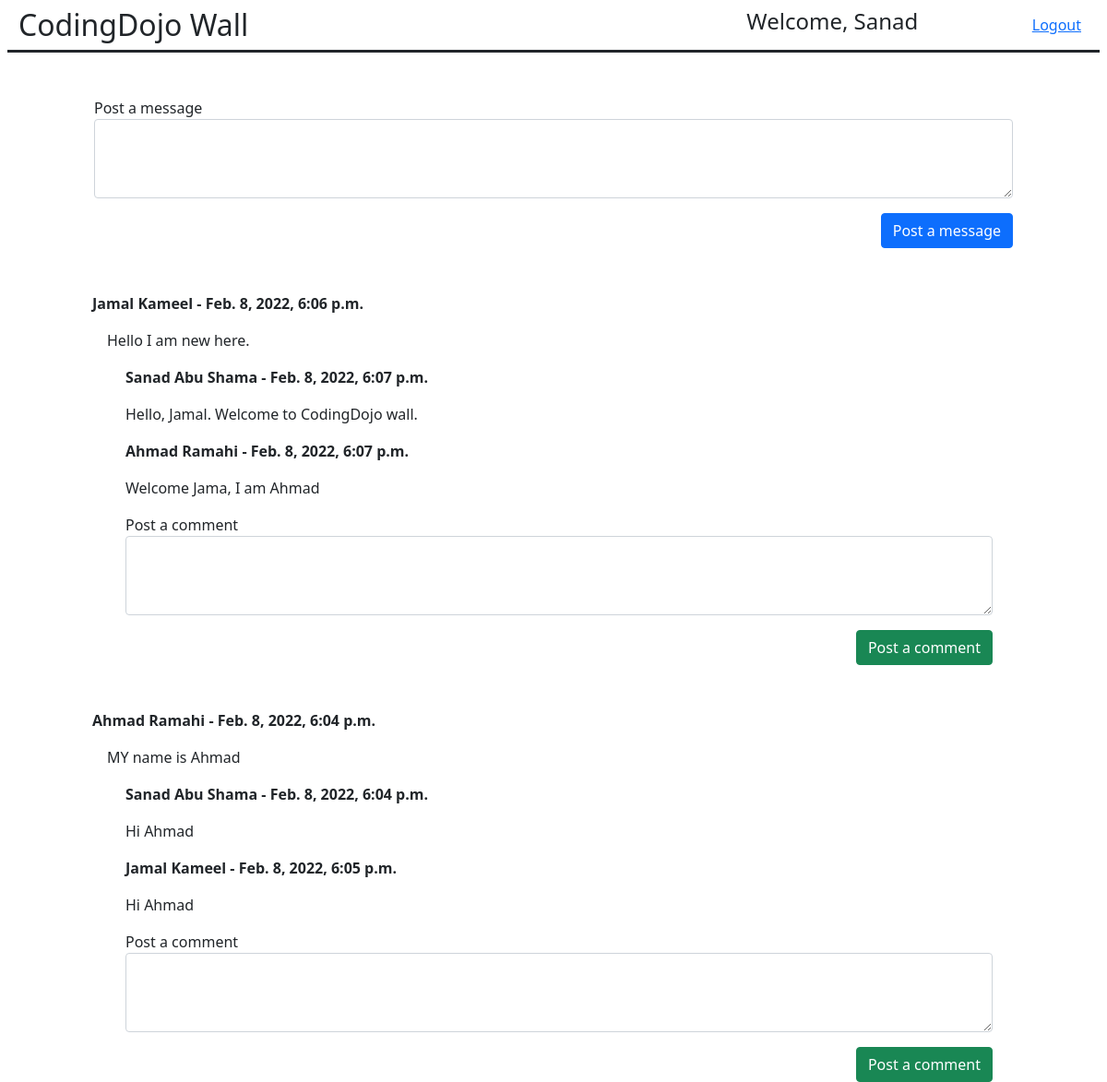
/dojo_wall/wall (signed in), run on an earlier commit of the app's database.
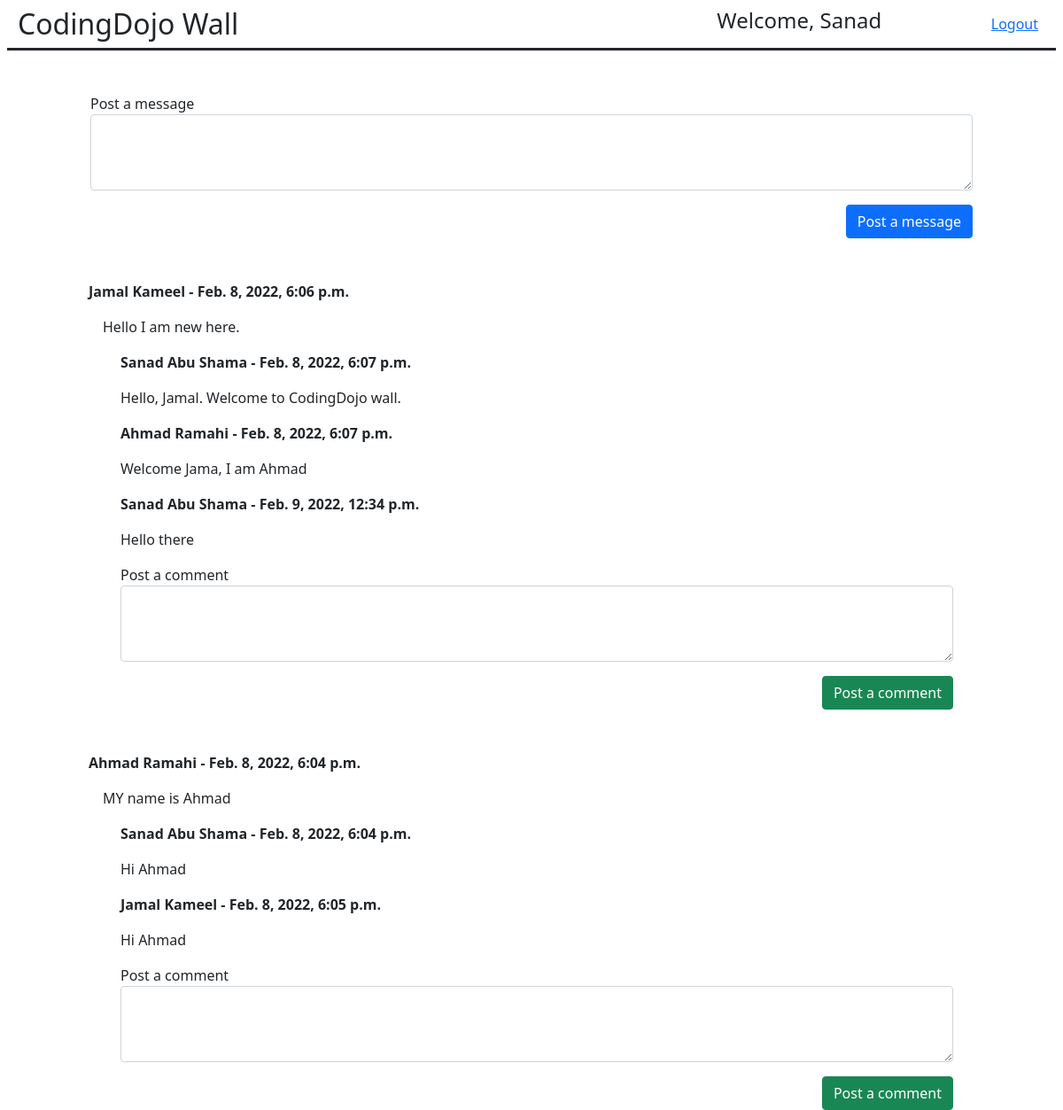
And on a later commit of the database.
### login_registration_app/models.py (models this page shows, shortened)
class User(models.Model):
    first_name = models.CharField(max_length=255)
    last_name = models.CharField(max_length=255)
    email = models.CharField(max_length=255)
    password = models.CharField(max_length=255)
    birthday = models.DateField(null=True)
    created_at = models.DateTimeField(auto_now_add=True)
    updated_at = models.DateTimeField(auto_now=True)
    objects = UserManager()

### wall_app/models.py (models this page shows, shortened)
class Message(models.Model):
    message = models.TextField()
    user = models.ForeignKey(
        User, related_name="messages", on_delete=models.CASCADE)
    created_at = models.DateTimeField(auto_now_add=True)
    updated_at = models.DateTimeField(auto_now=True)

class Comment(models.Model):
    comment = models.TextField()
    user = models.ForeignKey(
        User, related_name="comments", on_delete=models.CASCADE)
    message = models.ForeignKey(
        Message, related_name="comments", on_delete=models.CASCADE)
    created_at = models.DateTimeField(auto_now_add=True)
    updated_at = models.DateTimeField(auto_now=True)

### wall_app/views.py (the view)
# urls.py: path('wall', views.wall),
def wall(request):
    if 'userid' in request.session:
        user = User.objects.get(id=int(request.session['userid']))
        if user:
            context = {
                'first_name': user.first_name,
                'messages': Message.objects.all().order_by('-created_at')
            }
            return render(request, 'wall.html', context)
        else:
            return redirect('/')
    else:
        return redirect('/')

### wall_app/templates/wall.html (shortened to what this page needs)
<!DOCTYPE html>
<html lang="en">
  <head>
    <link
      href="https://cdn.jsdelivr.net/npm/bootstrap@5.1.3/dist/css/bootstrap.min.css"
      rel="stylesheet"
    />
  </head>
  <body>
    <div class="row align-items-center mx-2 border-bottom border-dark border-3">
      <div class="col mt-2">
        <h2>CodingDojo Wall</h2>
      </div>
      <div class="col-4">
        <div class="row align-items-center">
          <div class="col-8">
            <h4>Welcome, {{first_name}}</h4>
          </div>
          <div class="col text-end me-2">
            <a href="/logout">Logout</a>
          </div>
        </div>
      </div>
    </div>
    <div class="row mt-5">
      <div class="col-10 offset-1">
        <form
          action="/dojo_wall/post_message/{{request.session.userid}}"
          method="post"
        >
          <label for="message">Post a message</label>
          <textarea
            class="form-control"
            name="message"
            id="message"
            rows="3"
          ></textarea>
          <button class="btn btn-primary float-end mt-3">Post a message</button>
        </form>
      </div>
    </div>
    {%for message in messages%}
    <div class="row mt-5">
      <div class="row">
        <div class="col-4 offset-1">
          <p>
            <b
              >{{message.user.first_name}} {{message.user.last_name}} -
              {{message.created_at}}</b
            >
          </p>
          <p class="ms-3">{{message.message}}</p>
        </div>
      </div>
      {%for comment in message.comments.all%}
      <div class="row">
        <div class="col-8 offset-1 ps-5">
          <p>
            <b
              >{{comment.user.first_name}} {{comment.user.last_name}} -
              {{comment.created_at}}</b
            >
          </p>
          <p>{{comment.comment}}</p>
        </div>
      </div>
      {%endfor%}
      <div class="row">
        <div class="col-10 offset-1 ps-5">
          <form
            action="/dojo_wall/post_comment/{{message.id}}/{{request.session.userid}}"
            method="post"
          >
            <label for="comment">Post a comment</label>
            <textarea
              class="form-control"
              name="comment"
              id="comment"
              rows="3"
            ></textarea>
            <button class="btn btn-success float-end mt-3">
              Post a comment
            </button>
          </form>
        </div>
      </div>
    </div>
    {%endfor%}
  </body>
</html>

What changed in the data, as far as the page shows it:
added Comment: user.first_name "Sanad", user.last_name "Abu Shama", created_at "Feb. 9, 2022, 12:34 p.m.", comment "Hello there", shown under Message "Feb. 8, 2022, 6:06 p.m."
